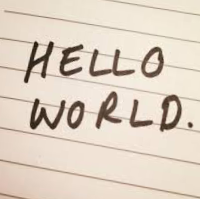
#> input picture Optical Character Recogntion/img/example_03.png, 200 x 199 px, given in place of the camera
$ python img_capture.py
#> lines starting #> are read from the running program, lines starting #| are printed output that depends on the picture; after the words box and inside, x2 and y2 are one past the last pixel; in counts of white or black regions, pixels touching at a corner belong together
from PIL import Image
import pytesseract
import argparse
import cv2
import time
import os

import numpy as np
import cv2
cap=cv2.VideoCapture(0)
cap.set(3,640) # set Width
cap.set(4,480) # set Height

path=("img1.avi")
fourcc=cv2.VideoWriter_fourcc(*'XVID')
out=cv2.VideoWriter(path,fourcc,20.0,(640,480))
count=0
while(cap.isOpened()):
    ret,frame=cap.read()
#> frame is the input picture: shape (199, 200, 3); mean B, G, R 195.2, 209.8, 223
    count+=1
    k = cv2.waitKey(1) & 0xff
#> (key Esc is pressed here)
    cv2.imshow('frame',frame)
    if k == 27:
        cv2.imwrite('img1.png',frame)
        break
    elif count>=250: #capture img after 50 secs
        cv2.imwrite("img1.png",frame)
        break

cap.release()
out.release()
cv2.destroyAllWindows()

ap = argparse.ArgumentParser()
ap.add_argument("-i", "--image",required=False,default="img1.png",
	help="image")
ap.add_argument("-p", "--preprocess", type=str, default="thresh",
	help="type of preprocessing to be done")
args = vars(ap.parse_args())

# load the example image and convert it to grayscale
image = cv2.imread(args["image"])
gray = cv2.cvtColor(image, cv2.COLOR_BGR2GRAY)
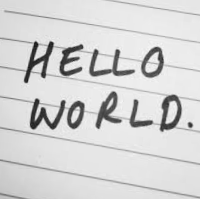
#> gray: shape (199, 200); min 23, max 247, mean 212.1

cv2.imshow("Image", gray)


# image-processing
if args["preprocess"] == "thresh":
	gray = cv2.threshold(gray, 0, 255,
		cv2.THRESH_BINARY | cv2.THRESH_OTSU)[1]
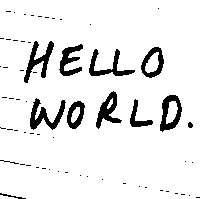
#> gray: shape (199, 200); 91.2% white; 63 black regions (51 under 20 px), largest, box (x1, y1, x2, y2) and area: (30, 98, 66, 130) 459, (24, 41, 54, 83) 441, (160, 95, 182, 132) 407

# make a check to see if median blurring should be done to remove
# noise
elif args["preprocess"] == "blur":
	gray = cv2.medianBlur(gray, 3)

# write the grayscale image to disk as a temporary file
filename = "{}.png".format(os.getpid())
cv2.imwrite(filename, gray)

# load the image, apply OCR, and then delete the temporary file
#> (the run stopped early here; a loop or call above may not have finished)
